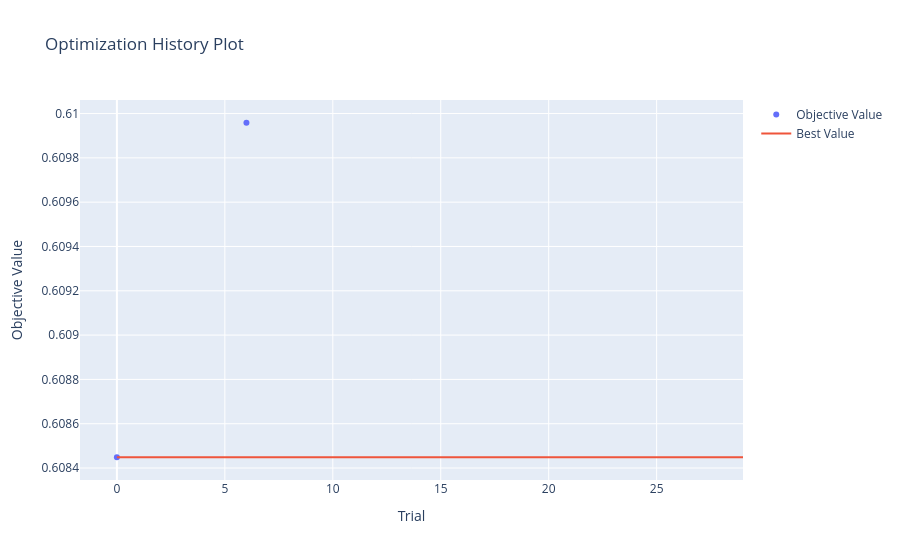

Source (notebook cell):
### Code cell
vis.plot_optimization_history(study)

### Figure 1 — Plotly figure (JSON) as saved in the notebook; plotly's stock layout.template omitted (floating-point values rounded to 4 significant figures)
{"data": [{"mode": "markers", "name": "Objective Value", "type": "scatter", "x": [0, 6], "y": [0.6084, 0.61]}, {"mode": "lines", "name": "Best Value", "type": "scatter", "x": [0, 1, 2, 3, 4, 5, 6, 7, 8, 9, 10, 11, 12, 13, 14, 15, 16, 17, 18, 19, 20, 21, 22, 23, 24, 25, 26, 27, 28, 29], "y": [0.6084, 0.6084, 0.6084, 0.6084, 0.6084, 0.6084, 0.6084, 0.6084, 0.6084, 0.6084, 0.6084, 0.6084, 0.6084, 0.6084, 0.6084, 0.6084, 0.6084, 0.6084, 0.6084, 0.6084, 0.6084, 0.6084, 0.6084, 0.6084, 0.6084, 0.6084, 0.6084, 0.6084, 0.6084, 0.6084]}, {"marker": {"color": "#cccccc"}, "mode": "markers", "name": "Infeasible Trial", "showlegend": false, "type": "scatter", "x": [], "y": []}], "layout": {"title": {"text": "Optimization History Plot"}, "xaxis": {"title": {"text": "Trial"}}, "yaxis": {"title": {"text": "Objective Value"}}}}
